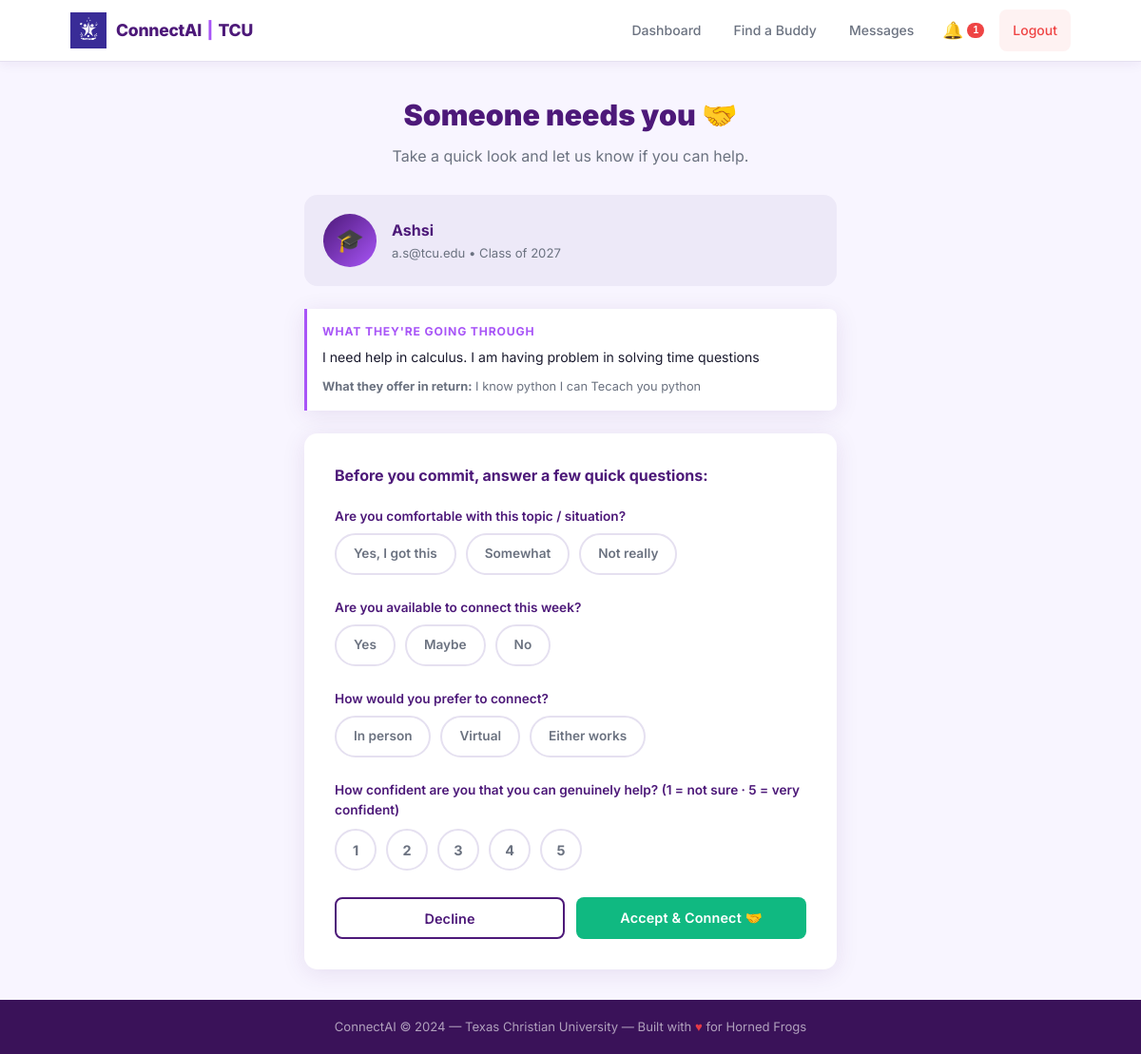
/match/respond/1 (signed in), run on the app's committed database.
### tables this page shows
CREATE TABLE users (
            id INTEGER PRIMARY KEY AUTOINCREMENT,
            name TEXT NOT NULL,
            email TEXT UNIQUE NOT NULL,
            password_hash TEXT NOT NULL,
            phone TEXT,
            dob TEXT,
            graduation TEXT,
            gender TEXT,
            created_at TIMESTAMP DEFAULT CURRENT_TIMESTAMP
        , first_name TEXT, last_name TEXT, profile_photo TEXT, is_banned INTEGER DEFAULT 0, help_offered TEXT);

CREATE TABLE matches (
            id INTEGER PRIMARY KEY AUTOINCREMENT,
            requester_id INTEGER NOT NULL,
            matched_user_id INTEGER NOT NULL,
            stress_description TEXT NOT NULL,
            claude_explanation TEXT,
            timestamp TIMESTAMP DEFAULT CURRENT_TIMESTAMP,
            connected INTEGER DEFAULT 0, seeker_id INTEGER, helper_id INTEGER, help_offered TEXT, pre_match_answers TEXT, status TEXT DEFAULT 'pending', compatibility_score INTEGER, match_reason TEXT, conversation_starter TEXT, estimated_help_type TEXT, runner_up_id INTEGER, runner_up_score INTEGER, helper_response_deadline TIMESTAMP, seeker_notified INTEGER DEFAULT 0, helper_notified INTEGER DEFAULT 0,
            FOREIGN KEY (requester_id) REFERENCES users(id),
            FOREIGN KEY (matched_user_id) REFERENCES users(id)
        );

### app.py (the view, shortened to what this page needs)
@app.route("/match/respond/<int:match_id>", methods=["GET", "POST"])
@login_required
def respond_match(match_id):
    user_id = session["user_id"]
    match   = get_match_by_id(match_id)
    if not match or match["helper_id"] != user_id:
        abort(403)
    if match["status"] != "pending":
        flash("This match has already been resolved.", "info")
        return redirect(url_for("dashboard"))
    seeker = get_user_by_id(match["seeker_id"])
    return render_template("pre_match.html", match=match, seeker=seeker)

### app.py (called while the page is built, shortened)
def login_required(f):
    @wraps(f)
    def decorated(*args, **kwargs):
        if "user_id" not in session:
            flash("Please log in to continue.", "warning")
            return redirect(url_for("login"))
        return f(*args, **kwargs)
    return decorated

@app.context_processor
def inject_globals():
    unread_msg   = 0
    unread_notif = 0
    notifs       = []
    if "user_id" in session:
        uid = session["user_id"]
        try:
            unread_msg   = get_unread_count(uid)
            unread_notif = get_unread_notification_count(uid)
            notifs       = get_notifications(uid, limit=5)
        except Exception:
            pass
    return {
        "unread_count":      unread_msg,
        "unread_notif":      unread_notif,
        "recent_notifs":     notifs,
    }

@app.before_request
def check_expired_matches():
    global _last_expiry_check
    if not session.get("user_id"):
        return
    now = time.time()
    if now - _last_expiry_check < 300:   # throttle to once every 5 minutes
        return

### database.py (called while the page is built)
def get_db():
    conn = sqlite3.connect(DB_PATH)
    conn.row_factory = sqlite3.Row
    return conn

def get_user_by_id(user_id):
    conn = get_db()
    u = conn.execute("SELECT * FROM users WHERE id=?", (user_id,)).fetchone()
    conn.close()
    return u

def get_match_by_id(match_id):
    conn = get_db()
    m = conn.execute("SELECT * FROM matches WHERE id=?", (match_id,)).fetchone()
    conn.close()
    return m

def get_notifications(user_id, limit=10):
    conn = get_db()
    rows = conn.execute("""
        SELECT * FROM notifications
        WHERE user_id=? ORDER BY created_at DESC LIMIT ?
    """, (user_id, limit)).fetchall()
    conn.close()
    return rows

def get_unread_notification_count(user_id):
    conn = get_db()
    count = conn.execute(
        "SELECT COUNT(*) FROM notifications WHERE user_id=? AND is_read=0",
        (user_id,),
    ).fetchone()[0]
    conn.close()
    return count

def get_unread_count(user_id):
    conn = get_db()
    count = conn.execute("""
        SELECT COUNT(*) FROM messages msg
        JOIN matches m ON m.id=msg.match_id
        WHERE (m.seeker_id=? OR m.helper_id=?)
          AND msg.sender_id!=? AND msg.is_read=0 AND m.status='accepted'
    """, (user_id, user_id, user_id)).fetchone()[0]
    conn.close()
    return count

### templates/pre_match.html (shortened to what this page needs)
{% extends "base.html" %}
{% block content %}
<div class="prematch-wrapper">
  <div style="text-align:center;margin-bottom:28px;">
    <h1 style="font-size:1.9rem;font-weight:900;color:var(--primary);margin-bottom:6px;">
      Someone needs you 🤝
    </h1>
    <p style="color:var(--muted);">Take a quick look and let us know if you can help.</p>
  </div>
  <div class="prematch-seeker-card">
    {% if seeker.profile_photo %}
      <img src="{{ url_for('static', filename='uploads/' ~ seeker.profile_photo) }}"
           alt="{{ seeker.first_name }}" class="prematch-avatar" />
    {% else %}
      <div class="prematch-avatar-ph">🎓</div>
    {% endif %}
    <div>
      <p class="prematch-seeker-name">{{ seeker.first_name or seeker.name.split()[0] }}</p>
      <p class="prematch-seeker-meta">{{ seeker.email }} &bull; Class of {{ seeker.graduation }}</p>
    </div>
  </div>
  <div class="prematch-stress-box">
    <p style="font-size:.76rem;font-weight:700;color:var(--accent);text-transform:uppercase;letter-spacing:.07em;margin-bottom:6px;">What they're going through</p>
    <p>{{ match.stress_description or "No details provided." }}</p>
    {% if match.help_offered %}
    <p style="margin-top:10px;font-size:.8rem;color:var(--muted);">
      <strong>What they offer in return:</strong> {{ match.help_offered }}
    </p>
    {% endif %}
  </div>
  <div class="card">
    <form method="POST">
      <p style="font-weight:700;font-size:1rem;color:var(--primary);margin-bottom:20px;">
        Before you commit, answer a few quick questions:
      </p>
      <div class="form-group">
        <label>Are you comfortable with this topic / situation?</label>
        <div class="radio-group">
          <div class="radio-pill">
            <label for="topic_yes">Yes, I got this</label>
          </div>
          <div class="radio-pill">
            <label for="topic_maybe">Somewhat</label>
          </div>
          <div class="radio-pill">
            <label for="topic_no">Not really</label>
          </div>
        </div>
      </div>
      <div class="form-group">
        <label>Are you available to connect this week?</label>
        <div class="radio-group">
          <div class="radio-pill">
            <label for="avail_yes">Yes</label>
          </div>
          <div class="radio-pill">
            <label for="avail_maybe">Maybe</label>
          </div>
          <div class="radio-pill">
            <label for="avail_no">No</label>
          </div>
        </div>
      </div>
      <div class="form-group">
        <label>How would you prefer to connect?</label>
        <div class="radio-group">
          <div class="radio-pill">
            <label for="ip_yes">In person</label>
          </div>
          <div class="radio-pill">
            <label for="ip_virtual">Virtual</label>
          </div>
          <div class="radio-pill">
            <label for="ip_either">Either works</label>
          </div>
        </div>
      </div>
      <div class="form-group">
        <label>How confident are you that you can genuinely help? (1 = not sure · 5 = very confident)</label>
        <div class="confidence-row">
          {% for n in [1,2,3,4,5] %}
          <button type="button" class="confidence-btn" data-v="{{ n }}"
                  onclick="selectConf({{ n }})">{{ n }}</button>
          {% endfor %}
        </div>
      </div>
      <div class="decision-row">
        <button type="submit" name="decision" value="reject"
                class="btn btn-outline btn-full"
                onclick="return confirm('Are you sure you want to decline this match?')">
          Decline
        </button>
        <button type="submit" name="decision" value="accept"
                class="btn btn-success btn-full" id="accept-btn">
          Accept &amp; Connect 🤝
        </button>
      </div>
    </form>
  </div>
</div>
{% endblock %}

### static/style.css (style rules this page uses)
*, *::before, *::after { box-sizing: border-box; margin: 0; padding: 0; }
:root { --primary: #4D1979; --primary-dk: #3a1259; --accent: #A855F7; --accent-lt: #d8b4fe; --success: #10B981; --warning: #F59E0B; --danger: #EF4444; --info: #3B82F6; --bg: #F8F5FF; --bg2: #EDE9F8; --card: #ffffff; --text: #1a1a2e; --muted: #6b7280; --border: #e5e0f0; --radius: 14px; --radius-sm: 8px; --shadow: 0 4px 24px rgba(77,25,121,.10); --shadow-lg: 0 12px 40px rgba(77,25,121,.18); --tx: .22s cubic-bezier(.4,0,.2,1); --header-h: 64px; }
html { scroll-behavior: smooth; }
body { font-family: 'Inter', system-ui, sans-serif; background: var(--bg); color: var(--text); min-height: 100vh; display: flex; flex-direction: column; line-height: 1.6; }
.card { background: var(--card); border-radius: var(--radius); box-shadow: var(--shadow); padding: 32px; transition: box-shadow var(--tx), transform var(--tx); }
.btn { display: inline-flex; align-items: center; justify-content: center; gap: 8px; font-family: inherit; font-size: .9rem; font-weight: 600; padding: 11px 24px; min-height: 44px; border-radius: var(--radius-sm); border: none; cursor: pointer; transition: all var(--tx); text-decoration: none; letter-spacing: .01em; -webkit-tap-highlight-color: transparent; }
.btn-outline { background: transparent; border: 2px solid var(--primary); color: var(--primary); }
.btn-success { background: var(--success); color: #fff; }
.btn-full { width: 100%; }
.form-group { margin-bottom: 18px; }
label { display: block; font-size: .85rem; font-weight: 600; color: var(--primary); margin-bottom: 6px; }
.prematch-wrapper { max-width: 560px; margin: 0 auto; }
.prematch-seeker-card { display: flex; align-items: center; gap: 16px; padding: 20px; background: var(--bg2); border-radius: var(--radius); margin-bottom: 24px; }
.prematch-avatar-ph { width: 56px; height: 56px; border-radius: 50%; background: linear-gradient(135deg, var(--primary), var(--accent)); display: flex; align-items: center; justify-content: center; font-size: 1.5rem; flex-shrink: 0; color: #fff; }
.prematch-seeker-name { font-weight: 700; color: var(--primary); }
.prematch-seeker-meta { font-size: .82rem; color: var(--muted); }
.prematch-stress-box { background: var(--card); border-left: 3px solid var(--accent); padding: 14px 16px; border-radius: 0 var(--radius-sm) var(--radius-sm) 0; font-size: .88rem; color: var(--text); line-height: 1.6; margin-bottom: 24px; box-shadow: var(--shadow); }
.radio-group { display: flex; gap: 10px; flex-wrap: wrap; }
.radio-pill label { display: inline-flex; align-items: center; padding: 8px 18px; min-height: 44px; border: 2px solid var(--border); border-radius: 99px; cursor: pointer; font-size: .85rem; font-weight: 600; color: var(--muted); transition: all var(--tx); user-select: none; }
.confidence-row { display: flex; gap: 10px; align-items: center; margin-top: 8px; }
.confidence-btn { width: 44px; height: 44px; border-radius: 50%; border: 2px solid var(--border); background: var(--card); cursor: pointer; font-weight: 700; font-size: .9rem; color: var(--muted); transition: all var(--tx); font-family: inherit; }
.decision-row { display: grid; grid-template-columns: 1fr 1fr; gap: 12px; margin-top: 28px; }

### data on the page
users: first_name "Ashsi", email "a.s@tcu.edu", graduation "2027"
matches: stress_description "I need help in calculus. I am having problem in solving time questions", help_offered "I know python I can Tecach you python"

### other printed values
{{ unread_notif }} "1"
{{ n }} "1" "2" "3" "4" "5"
